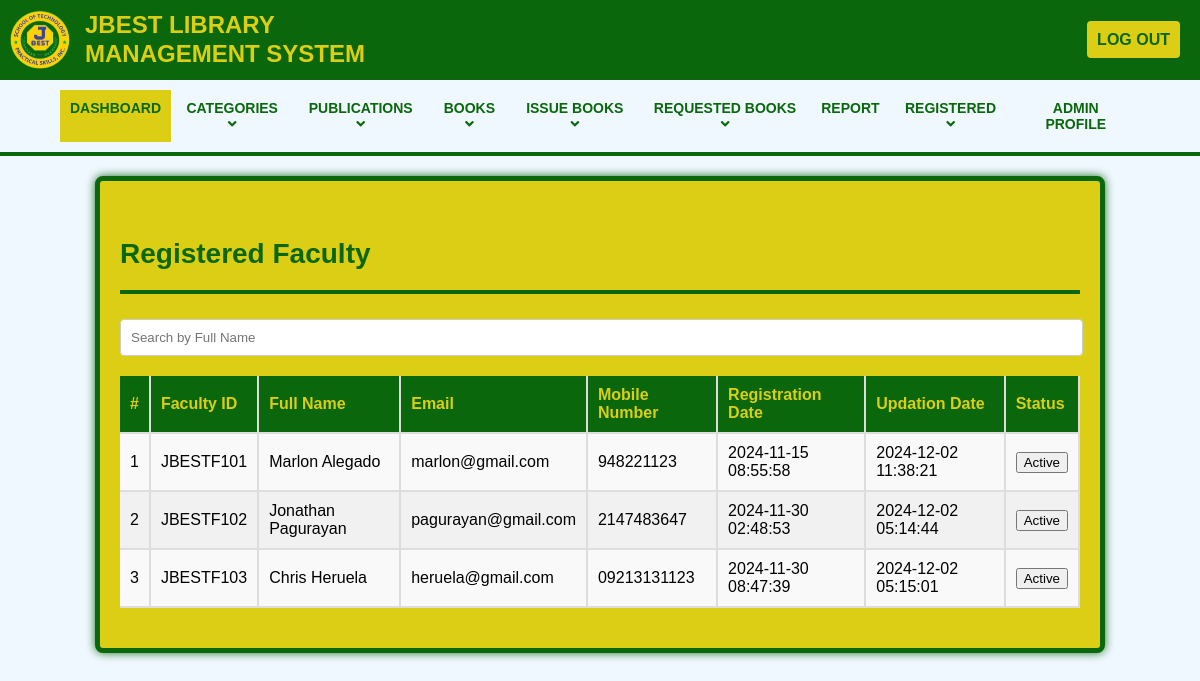
The page /admin/reg-faculty.php on the database its author committed.
### tables this page shows
CREATE TABLE `tblfaculty` (
  `id` int(11) NOT NULL,
  `FacultyID` varchar(250) DEFAULT NULL,
  `FullName` varchar(250) DEFAULT NULL,
  `name` varchar(250) NOT NULL,
  `LastName` varchar(250) NOT NULL,
  `email` varchar(250) DEFAULT NULL,
  `MobileNumber` varchar(11) DEFAULT NULL,
  `Password` varchar(250) DEFAULT NULL,
  `Status` int(1) DEFAULT 1,
  `RegDate` timestamp NULL DEFAULT current_timestamp(),
  `UpdationDate` timestamp NULL DEFAULT NULL ON UPDATE current_timestamp()
);

### admin/reg-faculty.php (the view, shortened to what this page needs)
<?php
include('includes/config.php');
$sortBy = isset($_GET['sortBy']) ? $_GET['sortBy'] : 'FacultyID';
$order = isset($_GET['order']) ? $_GET['order'] : 'ASC';
$searchTerm = "";
$query = "SELECT id, FacultyID, FullName, email, MobileNumber, RegDate, UpdationDate, Status
          FROM tblfaculty
          WHERE FullName LIKE '%$searchTerm%'
          ORDER BY $sortBy $order";
$result = mysqli_query($conn, $query);
$response = "";
if (mysqli_num_rows($result) > 0) {
    $cnt = 1;
    while ($row = mysqli_fetch_assoc($result)) {
        $statusText = ($row['Status'] == '1') ? 'Active' : 'Inactive';
        $response .= "<tr>";
        $response .= "<td>" . $cnt . "</td>";
        $response .= "<td>" . htmlspecialchars($row['FacultyID']) . "</td>";
        $response .= "<td>" . htmlspecialchars($row['FullName']) . "</td>";
        $response .= "<td>" . htmlspecialchars($row['email']) . "</td>";
        $response .= "<td>" . htmlspecialchars($row['MobileNumber']) . "</td>";
        $response .= "<td>" . htmlspecialchars($row['RegDate']) . "</td>";
        $response .= "<td>" . htmlspecialchars($row['UpdationDate']) . "</td>";
        $response .= "<td><button class='status-btn' data-id='" . $row['FacultyID'] . "' data-status='" . $row['Status'] . "'>" . $statusText . "</button></td>";
        $response .= "</tr>";
        $cnt++;
    }
} else {
    $response .= "<tr><td colspan='8'>No faculty found.</td></tr>";
}
?>
<!DOCTYPE html>
<html lang="en">
<head>
    <link rel="stylesheet" href="assets/css/admin.css">
    <link rel="stylesheet" href="assets/css/tables.css">
    <link rel="stylesheet" href="https://cdnjs.cloudflare.com/ajax/libs/font-awesome/5.15.4/css/all.min.css">
</head>
<body>
    <?php include('includes/header.php'); ?>
    <div class="content-wrapper">
        <div class="container">
            <div class="row pad-botm">
                <div class="col-md-12">
                    <h4 class="header-line">Registered Faculty</h4>
                </div>
            </div>
            <div class="search-box">
                <input type="text" id="searchTerm" placeholder="Search by Full Name" class="form-control" style="width: 300px;">
            </div>
            <div class="row">
                <div class="col-md-12">
                    <div class="table-container">
                        <table class="table table-bordered">
                            <thead>
                                <tr>
                                    <th>#</th>
                                    <th><a href="?sortBy=FacultyID&order=<?php echo ($sortBy == 'FacultyID' && $order == 'ASC') ? 'DESC' : 'ASC'; ?>">Faculty ID</a></th>
                                    <th><a href="?sortBy=FullName&order=<?php echo ($sortBy == 'FullName' && $order == 'ASC') ? 'DESC' : 'ASC'; ?>">Full Name</a></th>
                                    <th><a href="?sortBy=email&order=<?php echo ($sortBy == 'email' && $order == 'ASC') ? 'DESC' : 'ASC'; ?>">Email</a></th>
                                    <th><a href="?sortBy=MobileNumber&order=<?php echo ($sortBy == 'MobileNumber' && $order == 'ASC') ? 'DESC' : 'ASC'; ?>">Mobile Number</a></th>
                                    <th><a href="?sortBy=RegDate&order=<?php echo ($sortBy == 'RegDate' && $order == 'ASC') ? 'DESC' : 'ASC'; ?>">Registration Date</a></th>
                                    <th><a href="?sortBy=UpdationDate&order=<?php echo ($sortBy == 'UpdationDate' && $order == 'ASC') ? 'DESC' : 'ASC'; ?>">Updation Date</a></th>
                                    <th>Status</th>
                                </tr>
                            </thead>
                            <tbody id="facultyTable">
                                <?php echo $response; ?>
                            </tbody>
                        </table>
                    </div>
                </div>
            </div>
        </div>
    </div>
</body>
</html>

### admin/assets/css/admin.css (style rules this page uses)
body { margin: 0; font-family: Arial, sans-serif; background-color: aliceblue; }
.content-wrapper { padding: 20px; background-color: #dbce15; border-radius: 8px; border: 5px solid #0a670c; box-shadow: 0 0 10px rgba(10, 103, 12, 0.9); margin: 20px auto; max-width: 80%; }
.header-line { font-size: 28px; color: #0A670C; font-weight: bold; margin-bottom: 20px; border-bottom: 4px solid #0a670c; padding-bottom: 20px; }
.form-control { border-radius: 4px; border: 2px solid #0a670c; padding: 10px; padding-right: 10px; margin-top: 5px; width: 100% !important; }

### admin/assets/css/tables.css (style rules this page uses)
table { width: 100%; border-collapse: collapse; margin-bottom: 20px; font-family: Arial, sans-serif; background-color: white; }
table thead th { background-color: #0a670c; color: #dbce15; padding: 10px; text-align: left; font-weight: bold; border-bottom: 2px solid #ddd; border-right: 2px solid #ddd; }
table thead th a { color: #dbce15; text-decoration: none; }
table tbody td { padding: 10px; border-bottom: 2px solid #ddd; border-right: 2px solid #ddd; }
table tbody tr:nth-child(odd) { background-color: #f9f9f9; }
table tbody tr:nth-child(even) { background-color: #f1f1f1; }
.search-box input { width: 300px; padding: 10px; border-radius: 4px; border: 1px solid #ccc; margin-bottom: 20px; }

### admin/reg-faculty.php (style rules this page uses)
.search-box { width: 98%; }
.table-container { max-height: 400px; overflow-y: auto; }
.table th { position: sticky; top: 0; z-index: 1; }

### rows shown on the page
tblfaculty: FacultyID "JBESTF101", FullName "Marlon Alegado", email "marlon@gmail.com", MobileNumber "948221123", RegDate "2024-11-15 08:55:58", UpdationDate "2024-12-02 11:38:21", Status "Active"
tblfaculty: FacultyID "JBESTF102", FullName "Jonathan Pagurayan", email "pagurayan@gmail.com", MobileNumber "2147483647", RegDate "2024-11-30 02:48:53", UpdationDate "2024-12-02 05:14:44", Status "Active"
tblfaculty: FacultyID "JBESTF103", FullName "Chris Heruela", email "heruela@gmail.com", MobileNumber "09213131123", RegDate "2024-11-30 08:47:39", UpdationDate "2024-12-02 05:15:01", Status "Active"
